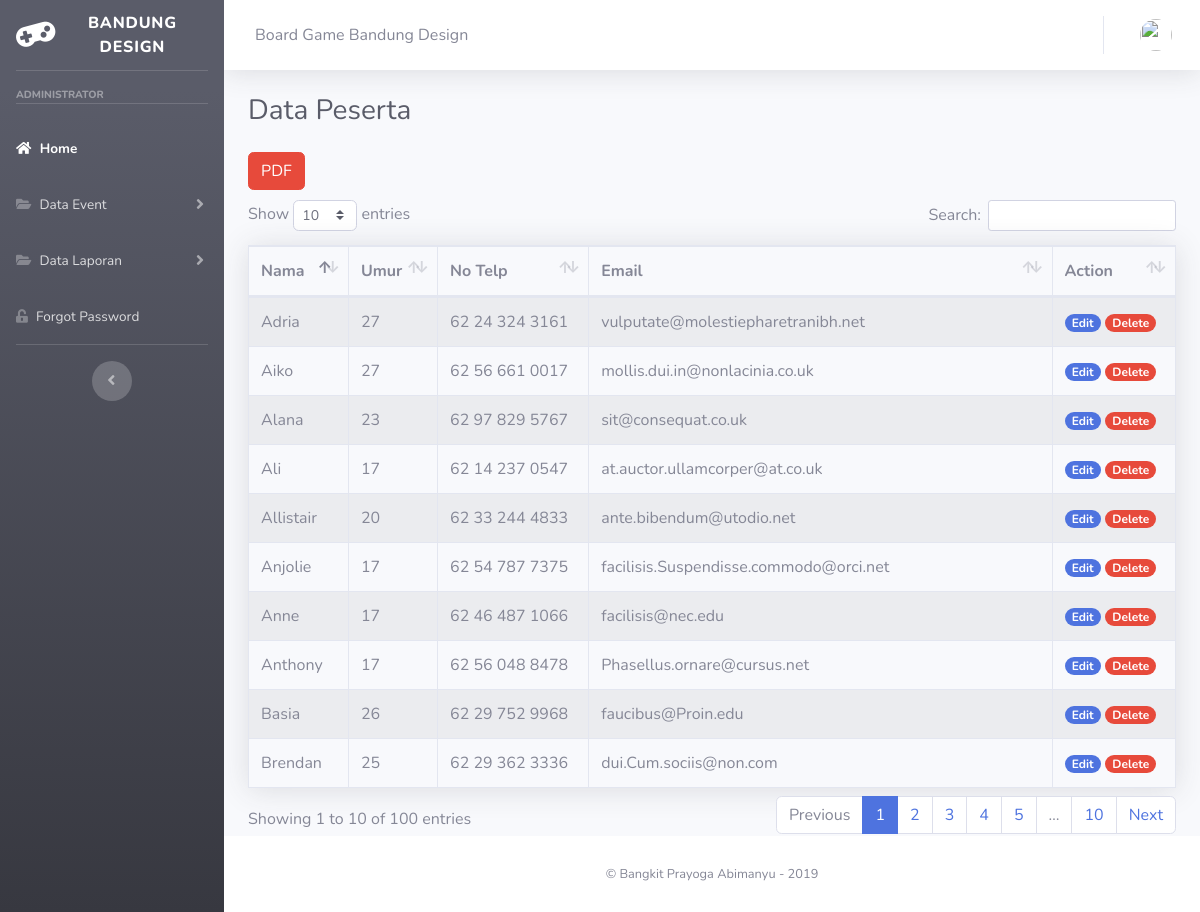
/my-project/index.php/user/datapeserta, run on the app's committed database.
### tables this page shows
CREATE TABLE `peserta` (
  `id` int(11) NOT NULL,
  `id_eventak` int(11) NOT NULL,
  `nama_ps` varchar(100) NOT NULL,
  `umur` int(10) NOT NULL,
  `no_telp` varchar(20) NOT NULL,
  `email_ps` varchar(100) NOT NULL,
  `biaya_pendaftaran` int(50) NOT NULL,
  `date` timestamp NOT NULL DEFAULT current_timestamp() ON UPDATE current_timestamp(),
  `disetujui` enum('1','2') NOT NULL,
  `tgl_disetujui` timestamp NOT NULL DEFAULT '0000-00-00 00:00:00'
);

### my-project/application/controllers/User.php (called while the page is built, shortened)
<?php
class User extends CI_Controller
{
    public function __construct()
    {
        $this->load->model('mdataps');
        $this->load->model('mdatapd');
        $this->load->model('eventAk');
    }
    public function datapeserta()
    {
        $data['user'] = $this->db->get_where('user', ['email' => $this->session->userdata('email')])->row_array();
        $this->load->helper('url');
        $data['data'] = $this->mdataps->tampil_peserta();
        $this->load->view('templates/header', $data);
        $this->load->view('templates/sidebar', $data);
        $this->load->view('templates/topbar', $data);
        $this->load->view('user/datapeserta', $data);
        $this->load->view('templates/footer');
    }
}

### my-project/index.php (called while the page is built, shortened)
<?php
require_once BASEPATH.'core/CodeIgniter.php';

### my-project/application/models/Mdataps.php (called while the page is built, shortened)
<?php
class mdataps extends CI_Model
{
    function tampil_peserta()
    {
        return $this->db->get_where('peserta', ['disetujui' => 2]);
    }
}

### my-project/application/views/user/datapeserta.php (the view, shortened to what this page needs)
<div class="container-fluid">
    <h1 class="h3 mb-4 text-gray-800"> Data Peserta</h1>
    <section class="content">
        <button type="submit" class="btn btn-danger " style="float:left;">PDF</button>
        <br>
        <br>
        <table class="table table-bordered table-striped shadow  " id="table1">
            <thead>
                <tr>
                    <th> Nama </th>
                    <th> Umur </th>
                    <th> No Telp </th>
                    <th> Email </th>
                    <th> Action </th>
                </tr>
            </thead>
            <tbody>
                <?php foreach ($data->result() as $p) : ?>
                    <tr>
                        <td><?php echo $p->nama_ps; ?></td>
                        <td><?php echo $p->umur; ?></td>
                        <td><?php echo $p->no_telp; ?></td>
                        <td><?php echo $p->email_ps; ?></td>
                        <td><a href="<?= base_url(); ?>user/edit_data/<?= $p->id; ?>" class="badge badge-pill badge-primary">Edit</a>
                            <a href="<?= base_url(); ?>user/hapusdata/<?= $p->id; ?>" class="badge badge-pill badge-danger">Delete</a>
                        </td>
                    </tr>
                <?php endforeach; ?>
            </tbody>
        </table>
    </section>
</div>
</div>

### data on the page
peserta: nama_ps "Alana", umur "23", no_telp "62 97 829 5767", email_ps "sit@consequat.co.uk"
peserta: nama_ps "Basia", umur "26", no_telp "62 29 752 9968", email_ps "faucibus@Proin.edu"
peserta: nama_ps "Anjolie", umur "17", no_telp "62 54 787 7375", email_ps "facilisis.Suspendisse.commodo@orci.net"
peserta: nama_ps "Allistair", umur "20", no_telp "62 33 244 4833", email_ps "ante.bibendum@utodio.net"
peserta: nama_ps "Anthony", umur "17", no_telp "62 56 048 8478", email_ps "Phasellus.ornare@cursus.net"
peserta: nama_ps "Aiko", umur "27", no_telp "62 56 661 0017", email_ps "mollis.dui.in@nonlacinia.co.uk"
peserta: nama_ps "Ali", umur "17", no_telp "62 14 237 0547", email_ps "at.auctor.ullamcorper@at.co.uk"
peserta: nama_ps "Anne", umur "17", no_telp "62 46 487 1066", email_ps "facilisis@nec.edu"
peserta: nama_ps "Brendan", umur "25", no_telp "62 29 362 3336", email_ps "dui.Cum.sociis@non.com"
peserta: nama_ps "Adria", umur "27", no_telp "62 24 324 3161", email_ps "vulputate@molestiepharetranibh.net"
